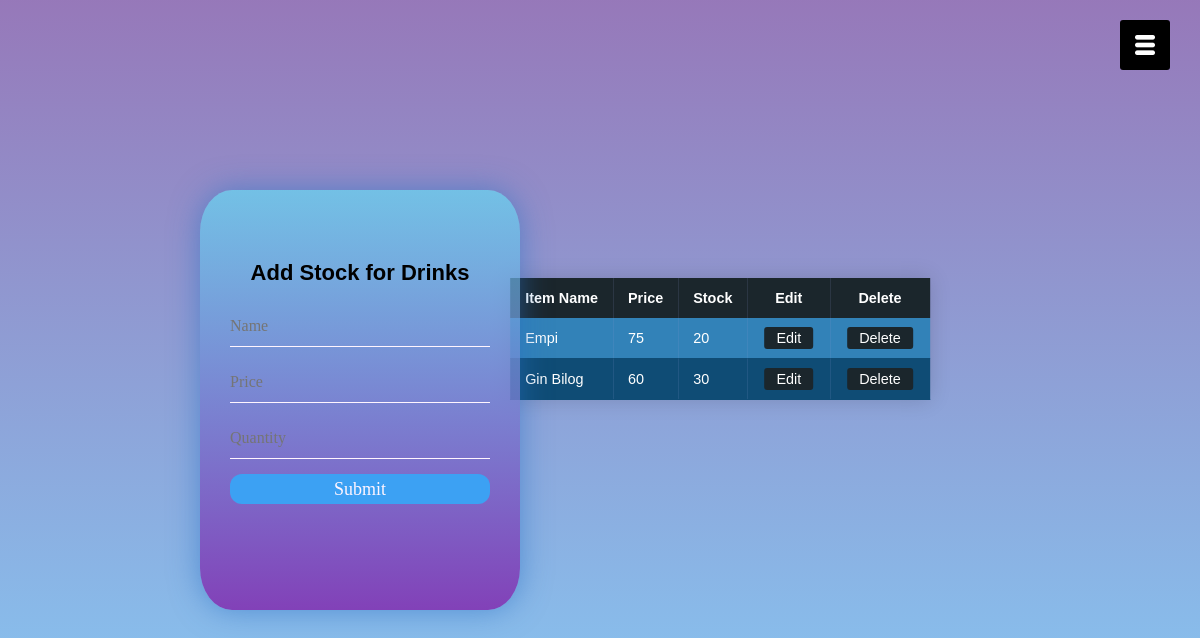
Screenshot of /drinks.php with the database file from the repository.
### tables this page shows
CREATE TABLE `drinks` (
  `id` int(20) NOT NULL,
  `name` varchar(20) NOT NULL,
  `price` int(20) NOT NULL,
  `stocks` int(20) NOT NULL
);

### drinks.php (the view, shortened to what this page needs)
<?php
include_once 'connection.php';
?>
<!DOCTYPE html>
<html>
<head>
    <link rel="stylesheet" href="style/admin.css">
</head>
<body>
	<div id="menuBtn">
		<img src="img/menu.png" id="menu">
	</div>
<table class="styled-table">
                <thead>
                    <tr>
                        <th> Item Name </th>
                        <th> Price </th>
                        <th> Stock </th>
                        <th> Edit</th>
                        <th> Delete</th>
                    </tr>
                <tbody>
                    <?php
                        $sql = "SELECT *  FROM drinks";
                        $result = $conn->query($sql);
                        if($result->num_rows > 0) {
                            while ($row = $result->fetch_assoc()) {
                                ?>
                                <tr>
                                    <td> <?php echo $row["name"] ?></td>
                                    <td> <?php echo $row["price"] ?></td>
                                    <td> <?php echo $row["stocks"] ?></td>
                                    <td><a class = "a" href="editd.php?id=<?php echo $row['id']; ?>">Edit</a></td>
                                    <td><a class = "a" href="deleted.php?name=<?php echo $row['name']; ?>">Delete</a></td>
                                </tr>
                                <?php
                            }
                        } else {
                            echo "No result";
                        }
                        ?>
                </tbody>
            </table>
            <div class="drinks">
            <h1>Add Stock for Drinks</h1>
                <form action="insertd.php" method="post">
                    <input type="text" placeholder="Name" name="name" autocomplete="off" required>
                    <input type="number" placeholder="Price" name="price" autocomplete="off" required>
                    <input type="number" placeholder="Quantity" name="qty" autocomplete="off" required>
                    <input type="submit">
                </form>
            </div>
</body>
</html>

### style/admin.css (style rules this page uses)
* { margin: 0; padding: 0; }
body { font-family: "Century Gothic", sans-serif; background-image: linear-gradient(rgba(87, 39, 143, 0.623), #85cdf7); background-size: cover; background-position: center; height: 100vh; }
.login-box, .meals, .pasta, .drinks { width: 320px; height: 420px; box-shadow: 0 0 30px rgba(40, 113, 196, 0.589); background-image: linear-gradient(rgba(96, 224, 247, 0.623), #8241b8); color: #000; top: 50%; left: 30%; position: absolute; transform: translate(-50%, -50%); box-sizing: border-box; border-radius: 10%; padding: 70px 30px; }
h1 { margin: 0; padding: 0 0 20px; text-align: center; font-size: 22px; }
.login-box input, .meals input, .pasta input, .drinks input { width: 100%; margin-bottom: 15px; }
.login-box input[type="text"], input[type="password"], .meals input[type="text"], input[type="number"], .pasta input[type="text"], input[type="number"], .drinks input[type="text"], input[type="number"] { border: none; border-bottom: 1px solid #fff5ff; background: transparent; outline: none; height: 40px; font-size: 16px; font-family: Serif ; }
.login-box input[type="submit"], .meals input[type="submit"], .pasta input[type="submit"], .drinks input[type="submit"] { border: none; outline: none; height: 30px; background: #3ca1f3; color: #fff5ff; font-size: 18px; font-family: Serif ; border-radius: 12px; }
#menuBtn { width: 50px; height: 50px; background: black; text-align: center; position: fixed; right: 30px; top: 20px; border-radius: 3px; z-index: 3; cursor: pointer; }
#menuBtn img { width: 20px; margin-top: 15px; }
.styled-table { border-collapse: collapse; margin: 25px 0; font-size: 0.9em; font-family: sans-serif; min-width: 400px; box-shadow: 0 0 20px rgba(0, 0, 0, 0.15); margin: auto; padding: 5px; top: 40%; left: 60%; bottom: 40%; position: absolute; transform: translate(-50%, -50%); color: white; }
.styled-table thead tr { background-color: #1B262C; color: #ffffff; }
.styled-table th, .styled-table td { padding: 12px 15px; }
.styled-table tbody tr { border-bottom: 1px solid #0F4C75; }
.styled-table tbody tr:nth-of-type(even) { background-color: #0F4C75; }
.styled-table tbody tr:nth-of-type(odd) { background-color: #3282B8; }
.a { text-align: center; background-color: #1B262C; border: none; border-radius: 3px; color: white; padding: 3px 12px; text-decoration: none; margin: 2px 2px; cursor: pointer; }

### rows the page displays
drinks: name "Empi", price "75", stocks "20"
drinks: name "Gin Bilog", price "60", stocks "30"
